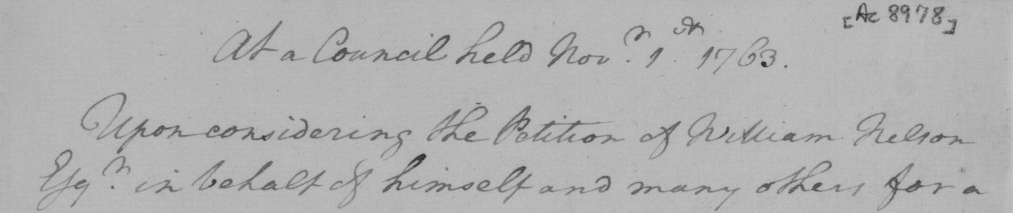
#> input picture image/H01.bmp, 2025 x 426 px (shown at 1/2 size)
$ python test_processing.py -i ../image/H01.bmp
#> lines starting #> are read from the running program, lines starting #| are printed output that depends on the picture; after the words box and inside, x2 and y2 are one past the last pixel; in counts of white or black regions, pixels touching at a corner belong together
"""
Test Script - Kiểm tra xử lý ảnh chữ viết tay
Chạy trực tiếp để test trên ảnh local
"""

import cv2
import numpy as np
import os
import sys

# Add Backend to path
sys.path.insert(0, os.path.dirname(os.path.abspath(__file__)))


def test_handwriting_processing(image_path, output_dir="test_output"):
    """
    Test xử lý ảnh chữ viết tay với nhiều phương pháp khác nhau
    """
#> called with image_path = '../image/H01.bmp', output_dir = 'test_output'

    # Tạo output dir
    os.makedirs(output_dir, exist_ok=True)

    # Đọc ảnh
    print(f"\n{'='*60}")
    print(f"TESTING IMAGE: {image_path}")
    print(f"{'='*60}")

    image = cv2.imread(image_path)
#> image is the input picture: shape (426, 2025, 3); min 30, max 200, mean 177.3
    if image is None:
        print(f"ERROR: Cannot read image {image_path}")
        return

    print(f"Image shape: {image.shape}")
#| Image shape: (426, 2025, 3)

    # Chuyển grayscale
    if len(image.shape) == 3:
        gray = cv2.cvtColor(image, cv2.COLOR_BGR2GRAY)
    else:
        gray = image.copy()

    cv2.imwrite(f"{output_dir}/0_original.png", gray)
    print(f"✓ Saved: 0_original.png")

    # ========== TEST CÁC PHƯƠNG PHÁP ==========

    print("\n--- PHƯƠNG PHÁP 1: Basic Pipeline ---")
    result1 = method_basic(gray.copy())
    cv2.imwrite(f"{output_dir}/1_basic.png", result1)
    print(f"✓ Saved: 1_basic.png")

    print("\n--- PHƯƠNG PHÁP 2: Adaptive Threshold + Closing mạnh ---")
    result2 = method_adaptive_strong_closing(gray.copy())
    cv2.imwrite(f"{output_dir}/2_adaptive_strong_closing.png", result2)
    print(f"✓ Saved: 2_adaptive_strong_closing.png")

    print("\n--- PHƯƠNG PHÁP 3: Bilateral + Morphology ---")
    result3 = method_bilateral_morphology(gray.copy())
    cv2.imwrite(f"{output_dir}/3_bilateral_morphology.png", result3)
    print(f"✓ Saved: 3_bilateral_morphology.png")

    print("\n--- PHƯƠNG PHÁP 4: Dilation trước (Làm dày nét) ---")
    result4 = method_dilation_first(gray.copy())
    cv2.imwrite(f"{output_dir}/4_dilation_first.png", result4)
    print(f"✓ Saved: 4_dilation_first.png")

    print("\n--- PHƯƠNG PHÁP 5: CLAHE + Otsu ---")
    result5 = method_clahe_otsu(gray.copy())
    cv2.imwrite(f"{output_dir}/5_clahe_otsu.png", result5)
    print(f"✓ Saved: 5_clahe_otsu.png")

    print("\n--- PHƯƠNG PHÁP 6: Skeleton + Dilation (Làm liền nét tốt nhất) ---")
    result6 = method_skeleton_dilate(gray.copy())
    cv2.imwrite(f"{output_dir}/6_skeleton_dilate.png", result6)
    print(f"✓ Saved: 6_skeleton_dilate.png")

    print("\n--- PHƯƠNG PHÁP 7: Blackhat + Closing (Loại vết bẩn) ---")
    result7 = method_blackhat_closing(gray.copy())
    cv2.imwrite(f"{output_dir}/7_blackhat_closing.png", result7)
    print(f"✓ Saved: 7_blackhat_closing.png")

    print("\n--- PHƯƠNG PHÁP 8: FULL PIPELINE V3 (Tổng hợp tốt nhất) ---")
    result8 = method_full_pipeline_v3(gray.copy())
    cv2.imwrite(f"{output_dir}/8_full_pipeline_v3.png", result8)
    print(f"✓ Saved: 8_full_pipeline_v3.png")

    # Tạo comparison image
    create_comparison(gray, [result1, result2, result3, result4, result5, result6, result7, result8],
                      ["Basic", "Adaptive", "Bilateral", "Dilation", "CLAHE", "Skeleton", "Blackhat", "Pipeline V3"],
                      f"{output_dir}/comparison.png")

    print(f"\n{'='*60}")
    print(f"DONE! Check results in: {output_dir}/")
    print(f"{'='*60}")


def method_basic(gray):
    """Phương pháp cơ bản: Otsu + Opening + Closing"""
    _, binary = cv2.threshold(gray, 0, 255, cv2.THRESH_BINARY + cv2.THRESH_OTSU)
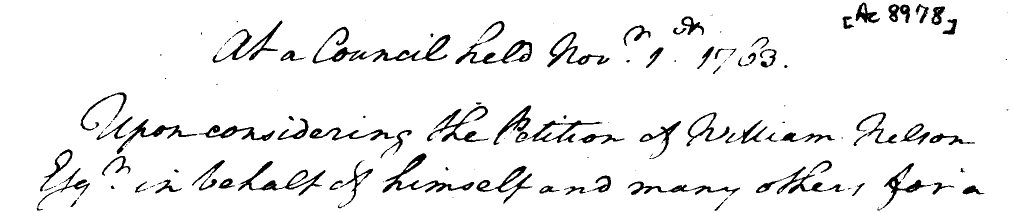
#> binary: shape (426, 2025) (shown at 1/2 size); 93.7% white; 159 black regions (75 under 20 px), largest, box (x1, y1, x2, y2) and area: (625, 53, 901, 127) 3440, (911, 42, 1064, 128) 2503, (765, 306, 949, 386) 2369
    kernel = cv2.getStructuringElement(cv2.MORPH_RECT, (2, 2))
    opened = cv2.morphologyEx(binary, cv2.MORPH_OPEN, kernel)
#> opened: shape (426, 2025); 93.7% white; 149 black regions (67 under 20 px), largest, box (x1, y1, x2, y2) and area: (626, 54, 902, 128) 3452, (912, 43, 1065, 129) 2510, (766, 307, 950, 387) 2377
    closed = cv2.morphologyEx(opened, cv2.MORPH_CLOSE, kernel)
#> closed: shape (426, 2025); 93.8% white; 169 black regions (68 under 20 px), largest, box (x1, y1, x2, y2) and area: (767, 309, 950, 387) 2372, (913, 82, 1066, 130) 2034, (856, 214, 978, 286) 2026
    return closed


def method_adaptive_strong_closing(gray):
    """Adaptive threshold + Closing mạnh để nối nét chữ"""
    # Bilateral filter
    filtered = cv2.bilateralFilter(gray, 9, 75, 75)

    # Adaptive threshold
    binary = cv2.adaptiveThreshold(
        filtered, 255, cv2.ADAPTIVE_THRESH_GAUSSIAN_C,
        cv2.THRESH_BINARY, 15, 8
    )
#> binary: shape (426, 2025); 96.4% white; 329 black regions (83 under 20 px), largest, box (x1, y1, x2, y2) and area: (1003, 80, 1064, 127) 633, (848, 70, 900, 121) 555, (773, 307, 852, 362) 553

    # Closing mạnh - theo hướng ngang để nối chữ
    kernel_h = cv2.getStructuringElement(cv2.MORPH_RECT, (5, 2))
    closed_h = cv2.morphologyEx(binary, cv2.MORPH_CLOSE, kernel_h)
#> closed_h: shape (426, 2025); 97.5% white; 396 black regions (84 under 20 px), largest, box (x1, y1, x2, y2) and area: (866, 71, 900, 107) 343, (820, 309, 852, 339) 328, (663, 97, 694, 124) 282

    # Closing theo hướng dọc
    kernel_v = cv2.getStructuringElement(cv2.MORPH_RECT, (2, 3))
    closed = cv2.morphologyEx(closed_h, cv2.MORPH_CLOSE, kernel_v)
#> closed: shape (426, 2025); 97.7% white; 382 black regions (88 under 20 px), largest, box (x1, y1, x2, y2) and area: (869, 71, 901, 107) 337, (822, 309, 853, 339) 320, (664, 97, 695, 124) 280

    # Opening nhẹ để loại nhiễu
    kernel_open = cv2.getStructuringElement(cv2.MORPH_ELLIPSE, (2, 2))
    result = cv2.morphologyEx(closed, cv2.MORPH_OPEN, kernel_open)
#> result: shape (426, 2025); 97.8% white; 355 black regions (92 under 20 px), largest, box (x1, y1, x2, y2) and area: (870, 72, 902, 108) 339, (665, 98, 703, 125) 330, (823, 310, 854, 340) 320

    return result


def method_bilateral_morphology(gray):
    """Bilateral filter mạnh + Morphology"""
    # Bilateral filter mạnh
    filtered = cv2.bilateralFilter(gray, 11, 100, 100)

    # Otsu
    _, binary = cv2.threshold(filtered, 0, 255, cv2.THRESH_BINARY + cv2.THRESH_OTSU)
#> binary: shape (426, 2025); 90.6% white; 114 black regions (5 under 20 px), largest, box (x1, y1, x2, y2) and area: (204, 237, 391, 350) 3295, (853, 203, 977, 286) 3268, (1094, 63, 1219, 135) 2724

    # Closing trước
    kernel_close = cv2.getStructuringElement(cv2.MORPH_ELLIPSE, (3, 3))
    closed = cv2.morphologyEx(binary, cv2.MORPH_CLOSE, kernel_close)
#> closed: shape (426, 2025); 90.7% white; 114 black regions (3 under 20 px), largest, box (x1, y1, x2, y2) and area: (204, 237, 391, 350) 3290, (853, 203, 977, 286) 3263, (1094, 63, 1219, 135) 2720

    # Opening nhẹ
    kernel_open = cv2.getStructuringElement(cv2.MORPH_ELLIPSE, (2, 2))
    result = cv2.morphologyEx(closed, cv2.MORPH_OPEN, kernel_open)
#> result: shape (426, 2025); 90.6% white; 113 black regions (3 under 20 px), largest, box (x1, y1, x2, y2) and area: (205, 238, 391, 351) 3301, (854, 204, 978, 287) 3285, (1095, 64, 1220, 136) 2708

    return result


def method_dilation_first(gray):
    """Dilation trước để làm dày nét chữ"""
    # Normalize
    normalized = cv2.normalize(gray, None, 0, 255, cv2.NORM_MINMAX)

    # Bilateral filter
    filtered = cv2.bilateralFilter(normalized, 9, 75, 75)

    # Adaptive threshold
    binary = cv2.adaptiveThreshold(
        filtered, 255, cv2.ADAPTIVE_THRESH_GAUSSIAN_C,
        cv2.THRESH_BINARY, 15, 10
    )
#> binary: shape (426, 2025); 95.3% white; 240 black regions (60 under 20 px), largest, box (x1, y1, x2, y2) and area: (1769, 340, 1849, 414) 905, (987, 211, 1062, 290) 865, (1001, 80, 1064, 127) 807

    # DILATION TRƯỚC - làm dày nét chữ (quan trọng!)
    kernel_dilate = cv2.getStructuringElement(cv2.MORPH_ELLIPSE, (3, 3))
    dilated = cv2.dilate(binary, kernel_dilate, iterations=1)
#> dilated: shape (426, 2025); 97.5% white; black in thin lines or dots

    # Closing để nối
    kernel_close = cv2.getStructuringElement(cv2.MORPH_ELLIPSE, (3, 3))
    closed = cv2.morphologyEx(dilated, cv2.MORPH_CLOSE, kernel_close)
#> closed: shape (426, 2025); 98% white; 450 black regions (197 under 20 px), largest, box (x1, y1, x2, y2) and area: (817, 308, 851, 338) 239, (466, 71, 502, 119) 238, (867, 71, 899, 103) 232

    # Opening nhẹ loại nhiễu
    kernel_open = cv2.getStructuringElement(cv2.MORPH_ELLIPSE, (2, 2))
    result = cv2.morphologyEx(closed, cv2.MORPH_OPEN, kernel_open)
#> result: shape (426, 2025); 98% white; 416 black regions (177 under 20 px), largest, box (x1, y1, x2, y2) and area: (866, 72, 900, 108) 253, (818, 309, 852, 339) 241, (467, 72, 503, 120) 234

    return result


def method_clahe_otsu(gray):
    """CLAHE tăng contrast + Otsu"""
    # CLAHE
    clahe = cv2.createCLAHE(clipLimit=3.0, tileGridSize=(8, 8))
    enhanced = clahe.apply(gray)

    # Bilateral filter
    filtered = cv2.bilateralFilter(enhanced, 9, 75, 75)

    # Otsu
    _, binary = cv2.threshold(filtered, 0, 255, cv2.THRESH_BINARY + cv2.THRESH_OTSU)
#> binary: shape (426, 2025); 90.3% white; 101 black regions (21 under 20 px), largest, box (x1, y1, x2, y2) and area: (624, 53, 902, 128) 5098, (986, 210, 1204, 290) 4401, (1511, 320, 1704, 389) 3375

    # Closing
    kernel_close = cv2.getStructuringElement(cv2.MORPH_ELLIPSE, (3, 3))
    closed = cv2.morphologyEx(binary, cv2.MORPH_CLOSE, kernel_close)
#> closed: shape (426, 2025); 90.4% white; 95 black regions (11 under 20 px), largest, box (x1, y1, x2, y2) and area: (624, 53, 902, 128) 5080, (986, 210, 1203, 290) 4389, (1511, 320, 1704, 389) 3364

    # Opening
    kernel_open = cv2.getStructuringElement(cv2.MORPH_ELLIPSE, (2, 2))
    result = cv2.morphologyEx(closed, cv2.MORPH_OPEN, kernel_open)
#> result: shape (426, 2025); 90.3% white; 94 black regions (12 under 20 px), largest, box (x1, y1, x2, y2) and area: (625, 54, 903, 129) 5109, (987, 211, 1203, 291) 4415, (1512, 321, 1704, 390) 3376

    return result


def method_skeleton_dilate(gray):
    """Tạo skeleton rồi dilate để có nét đều"""
    # Normalize + filter
    normalized = cv2.normalize(gray, None, 0, 255, cv2.NORM_MINMAX)
    filtered = cv2.bilateralFilter(normalized, 9, 75, 75)

    # Adaptive threshold
    binary = cv2.adaptiveThreshold(
        filtered, 255, cv2.ADAPTIVE_THRESH_GAUSSIAN_C,
        cv2.THRESH_BINARY_INV, 15, 8  # INV để chữ trắng trên nền đen
    )
#> binary: shape (426, 2025); 5.3% white; 232 white regions (70 under 20 px), largest, box (x1, y1, x2, y2) and area: (463, 41, 565, 121) 1406, (765, 359, 948, 385) 1314, (625, 54, 704, 127) 1117

    # Thinning/Skeleton
    skeleton = cv2.ximgproc.thinning(binary, thinningType=cv2.ximgproc.THINNING_ZHANGSUEN) if hasattr(cv2, 'ximgproc') else binary
#> skeleton: shape (426, 2025); 1.2% white in thin lines or dots

    # Dilate skeleton để nét dày hơn, đều hơn
    kernel = cv2.getStructuringElement(cv2.MORPH_ELLIPSE, (3, 3))
    dilated = cv2.dilate(skeleton, kernel, iterations=1)
#> dilated: shape (426, 2025); 3.4% white in thin lines or dots

    # Invert lại
    result = cv2.bitwise_not(dilated)
#> result: shape (426, 2025); 96.6% white; black in thin lines or dots

    return result


def method_blackhat_closing(gray):
    """Blackhat để loại vết bẩn + Closing"""
    # Blackhat để phát hiện vết bẩn
    kernel_bg = cv2.getStructuringElement(cv2.MORPH_RECT, (15, 15))
    blackhat = cv2.morphologyEx(gray, cv2.MORPH_BLACKHAT, kernel_bg)
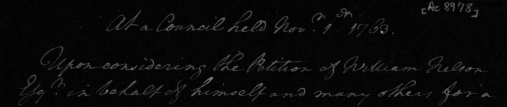
#> blackhat: shape (426, 2025) (shown at 1/4 size); min 0, max 158, mean 8.8

    # Trừ vết bẩn
    cleaned = cv2.subtract(gray, blackhat)

    # Normalize
    cleaned = cv2.normalize(cleaned, None, 0, 255, cv2.NORM_MINMAX)

    # Bilateral
    filtered = cv2.bilateralFilter(cleaned, 9, 75, 75)

    # Threshold
    _, binary = cv2.threshold(filtered, 0, 255, cv2.THRESH_BINARY + cv2.THRESH_OTSU)
#> binary: shape (426, 2025); 93.8% white; 130 black regions (18 under 20 px), largest, box (x1, y1, x2, y2) and area: (854, 212, 976, 284) 2004, (1095, 64, 1219, 134) 1817, (460, 42, 565, 121) 1628

    # Closing mạnh
    kernel_close = cv2.getStructuringElement(cv2.MORPH_ELLIPSE, (4, 4))
    closed = cv2.morphologyEx(binary, cv2.MORPH_CLOSE, kernel_close)
#> closed: shape (426, 2025); 94.4% white; 190 black regions (15 under 20 px), largest, box (x1, y1, x2, y2) and area: (988, 212, 1063, 291) 1311, (766, 308, 854, 386) 1244, (1003, 81, 1065, 128) 1051

    # Opening nhẹ
    kernel_open = cv2.getStructuringElement(cv2.MORPH_ELLIPSE, (2, 2))
    result = cv2.morphologyEx(closed, cv2.MORPH_OPEN, kernel_open)
#> result: shape (426, 2025); 94.4% white; 177 black regions (13 under 20 px), largest, box (x1, y1, x2, y2) and area: (989, 213, 1064, 291) 1321, (767, 309, 855, 387) 1244, (236, 240, 345, 309) 1206

    return result


def method_full_pipeline_v3(gray):
    """
    PIPELINE V3 - Tổng hợp các phương pháp tốt nhất
    Tối ưu cho chữ viết tay đứt gãy
    """
    print("  → Step 1: Normalize + CLAHE")
    # Normalize
    normalized = cv2.normalize(gray, None, 0, 255, cv2.NORM_MINMAX)

    # CLAHE tăng contrast
    clahe = cv2.createCLAHE(clipLimit=2.5, tileGridSize=(8, 8))
    enhanced = clahe.apply(normalized)
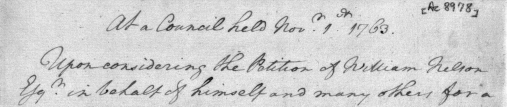
#> enhanced: shape (426, 2025) (shown at 1/4 size); min 1, max 255, mean 208.7

    print("  → Step 2: Bilateral filter (giữ cạnh, mịn nền)")
    # Bilateral filter - quan trọng để giữ cạnh chữ
    filtered = cv2.bilateralFilter(enhanced, 11, 80, 80)

    print("  → Step 3: Adaptive Gaussian Threshold")
    # Adaptive threshold - tốt hơn cho lighting không đều
    binary = cv2.adaptiveThreshold(
        filtered, 255,
        cv2.ADAPTIVE_THRESH_GAUSSIAN_C,
        cv2.THRESH_BINARY,
        blockSize=17,  # Tăng block size
        C=7
    )
#> binary: shape (426, 2025); 93.4% white; 173 black regions (56 under 20 px), largest, box (x1, y1, x2, y2) and area: (765, 307, 949, 386) 2227, (475, 322, 652, 392) 2121, (425, 41, 565, 126) 1980

    print("  → Step 4: Dilation nhẹ (làm dày nét)")
    # Dilation nhẹ - làm dày nét trước
    kernel_dilate = cv2.getStructuringElement(cv2.MORPH_ELLIPSE, (2, 2))
    dilated = cv2.dilate(binary, kernel_dilate, iterations=1)
#> dilated: shape (426, 2025); 94.8% white; 187 black regions (52 under 20 px), largest, box (x1, y1, x2, y2) and area: (766, 308, 948, 386) 1799, (446, 42, 565, 121) 1417, (884, 213, 979, 285) 1131

    print("  → Step 5: Closing theo hướng (nối nét ngang)")
    # Closing theo hướng ngang - nối các phần chữ gãy ngang
    kernel_h = cv2.getStructuringElement(cv2.MORPH_RECT, (4, 2))
    closed_h = cv2.morphologyEx(dilated, cv2.MORPH_CLOSE, kernel_h)
#> closed_h: shape (426, 2025); 95.3% white; 312 black regions (44 under 20 px), largest, box (x1, y1, x2, y2) and area: (1281, 244, 1363, 312) 734, (840, 72, 901, 123) 633, (885, 264, 979, 285) 615

    print("  → Step 6: Closing theo hướng (nối nét dọc)")
    # Closing theo hướng dọc
    kernel_v = cv2.getStructuringElement(cv2.MORPH_RECT, (2, 3))
    closed_v = cv2.morphologyEx(closed_h, cv2.MORPH_CLOSE, kernel_v)
#> closed_v: shape (426, 2025); 95.6% white; 380 black regions (73 under 20 px), largest, box (x1, y1, x2, y2) and area: (165, 187, 255, 245) 604, (775, 309, 854, 364) 560, (1115, 243, 1204, 286) 499

    print("  → Step 7: Closing đều (nối tổng thể)")
    # Closing với kernel tròn
    kernel_close = cv2.getStructuringElement(cv2.MORPH_ELLIPSE, (3, 3))
    closed = cv2.morphologyEx(closed_v, cv2.MORPH_CLOSE, kernel_close)
#> closed: shape (426, 2025); 95.8% white; 362 black regions (66 under 20 px), largest, box (x1, y1, x2, y2) and area: (165, 187, 255, 245) 599, (775, 309, 854, 364) 555, (1115, 243, 1204, 286) 490

    print("  → Step 8: Opening nhẹ (loại nhiễu nhỏ)")
    # Opening nhẹ - chỉ loại nhiễu rất nhỏ
    kernel_open = cv2.getStructuringElement(cv2.MORPH_ELLIPSE, (2, 2))
    opened = cv2.morphologyEx(closed, cv2.MORPH_OPEN, kernel_open)
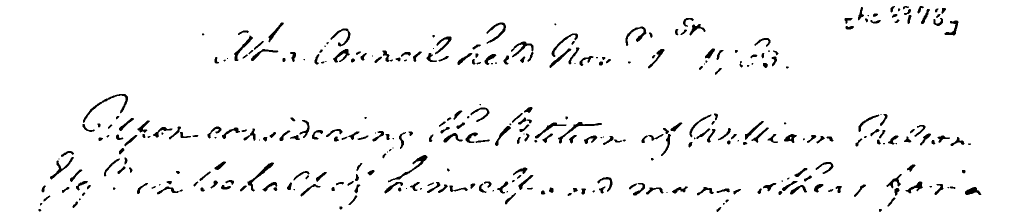
#> opened: shape (426, 2025) (shown at 1/2 size); 95.8% white; 352 black regions (67 under 20 px)

    print("  → Step 9: Loại bỏ thành phần nhỏ")
    # Loại bỏ thành phần nhỏ (noise)
    result = remove_small_components(opened, min_size=50)

    print("  → Step 10: Final closing")
    # Final closing để đảm bảo nét liền
    kernel_final = cv2.getStructuringElement(cv2.MORPH_ELLIPSE, (2, 2))
    result = cv2.morphologyEx(result, cv2.MORPH_CLOSE, kernel_final)

    return result


def remove_small_components(binary, min_size=50):
    """Loại bỏ các thành phần nhỏ (noise)"""
#> called with min_size = 50
    # Tìm contours
    contours, _ = cv2.findContours(
        cv2.bitwise_not(binary),
        cv2.RETR_EXTERNAL,
        cv2.CHAIN_APPROX_SIMPLE
    )
#> contours = 352 contours, 81 with area under 20; largest, box (x1, y1, x2, y2) and area: (166, 188, 256, 246) 465, (776, 310, 855, 365) 456, (495, 325, 548, 383) 407, (1022, 83, 1067, 124) 398, (1116, 244, 1204, 287) 396

    # Tạo mask
    mask = np.ones_like(binary) * 255

    for cnt in contours:
        area = cv2.contourArea(cnt)
        if area < min_size:
            cv2.drawContours(mask, [cnt], -1, 0, -1)
#> this loop made 352 passes
#> area on passes 3, 4, 7: 35, 22, 51
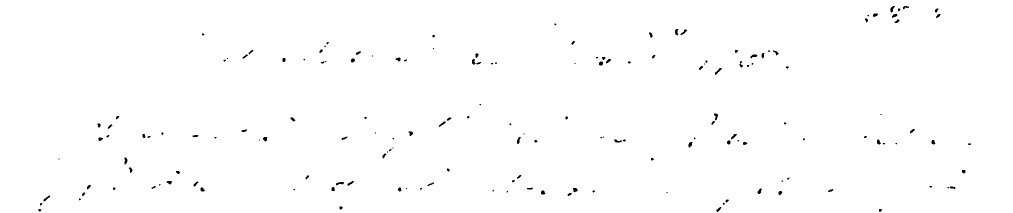
#> mask: shape (426, 2025) (shown at 1/2 size); 99.4% white; 164 black regions (67 under 20 px), largest, box (x1, y1, x2, y2) and area: (1430, 136, 1444, 150) 66, (1428, 227, 1436, 241) 66, (1781, 12, 1790, 25) 64

    # Áp dụng mask
    result = cv2.bitwise_or(binary, cv2.bitwise_not(mask))
#> result: shape (426, 2025); 96.3% white; 188 black regions, largest, box (x1, y1, x2, y2) and area: (166, 188, 256, 246) 595, (776, 310, 855, 365) 557, (1022, 83, 1067, 124) 501
#> in method_full_pipeline_v3, `kernel_final = cv2.getStructuringElement(cv2.MORPH_ELLIPSE, (2, 2))`: kernel_final = [[0, 1], [1, 1]]
#> in method_full_pipeline_v3, `result = cv2.morphologyEx(result, cv2.MORPH_CLOSE, kernel_final)`:
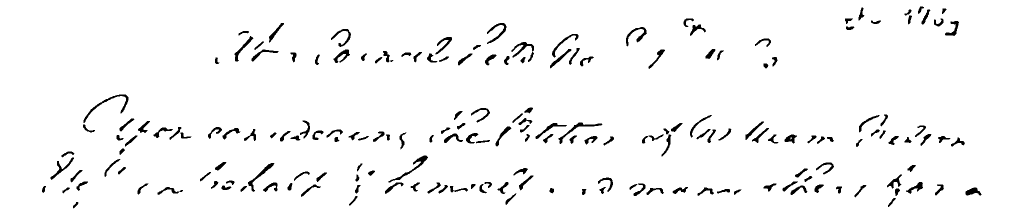
#> result: shape (426, 2025) (shown at 1/2 size); 96.4% white; 192 black regions (1 under 20 px), largest, box (x1, y1, x2, y2) and area: (167, 189, 257, 246) 589, (777, 311, 856, 365) 556, (1117, 245, 1205, 288) 495

    return result


def create_comparison(original, results, labels, output_path):
    """Tạo ảnh so sánh các phương pháp"""
#> called with output_path = 'test_output/comparison.png'
    n = len(results) + 1
#> n = 9
    cols = 3
    rows = (n + cols - 1) // cols
#> rows = 3

    h, w = original.shape[:2]

    # Resize nếu ảnh quá lớn
    max_size = 300
    if max(h, w) > max_size:
        scale = max_size / max(h, w)
        new_w, new_h = int(w * scale), int(h * scale)
        original = cv2.resize(original, (new_w, new_h))
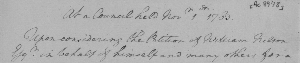
#> original: shape (63, 300); min 46, max 193, mean 177.1
        results = [cv2.resize(r, (new_w, new_h)) for r in results]
#> results = 8 items
        h, w = new_h, new_w

    # Tạo canvas
    padding = 10
    text_height = 30
    cell_w = w + 2 * padding
    cell_h = h + 2 * padding + text_height

    canvas = np.ones((rows * cell_h, cols * cell_w), dtype=np.uint8) * 255

    # Vẽ original
    all_images = [original] + results
#> all_images = 9 items
    all_labels = ["Original"] + labels

    for i, (img, label) in enumerate(zip(all_images, all_labels)):
        row = i // cols
        col = i % cols

        x = col * cell_w + padding
        y = row * cell_h + padding + text_height

        # Vẽ ảnh
        canvas[y:y+h, x:x+w] = img

        # Vẽ label
        cv2.putText(canvas, label, (x, y - 10),
                    cv2.FONT_HERSHEY_SIMPLEX, 0.5, 0, 1)
#> this loop made 9 passes
#> (label, row, col, x, y) on passes 1 to 8: ('Original', 0, 0, 10, 40), ('Basic', 0, 1, 330, 40), ('Adaptive', 0, 2, 650, 40), ('Bilateral', 1, 0, 10, 153), ('Dilation', 1, 1, 330, 153), ('CLAHE', 1, 2, 650, 153), ('Skeleton', 2, 0, 10, 266), ('Blackhat', 2, 1, 330, 266)

    cv2.imwrite(output_path, canvas)
    print(f"\n✓ Comparison saved: {output_path}")


if __name__ == "__main__":
    import argparse

    parser = argparse.ArgumentParser(description='Test image processing')
    parser.add_argument('--image', '-i', type=str,
                        help='Path to input image',
                        default='Frontend/public/test/handwriting_sample.png')
    parser.add_argument('--output', '-o', type=str,
                        help='Output directory',
                        default='test_output')

    args = parser.parse_args()

    # Nếu không có ảnh test, tạo ảnh mẫu
    if not os.path.exists(args.image):
        print(f"Image not found: {args.image}")
        print("Creating sample test image...")

        # Tạo thư mục
        os.makedirs(os.path.dirname(args.image) if os.path.dirname(args.image) else '.', exist_ok=True)

        # Tạo ảnh mẫu với chữ đứt gãy
        sample = np.ones((300, 400), dtype=np.uint8) * 255

        # Vẽ text mô phỏng chữ viết tay đứt gãy
        cv2.putText(sample, "Test", (50, 100), cv2.FONT_HERSHEY_SCRIPT_SIMPLEX, 2, 0, 2)
        cv2.putText(sample, "Hand", (50, 180), cv2.FONT_HERSHEY_SCRIPT_SIMPLEX, 2, 0, 2)
        cv2.putText(sample, "Writing", (50, 260), cv2.FONT_HERSHEY_SCRIPT_SIMPLEX, 2, 0, 2)

        # Thêm nhiễu
        noise = np.random.randint(0, 50, sample.shape, dtype=np.uint8)
        sample = cv2.add(sample, noise)

        # Thêm vết bẩn
        cv2.circle(sample, (300, 150), 30, 200, -1)

        cv2.imwrite(args.image, sample)
        print(f"Created sample image: {args.image}")

    test_handwriting_processing(args.image, args.output)
